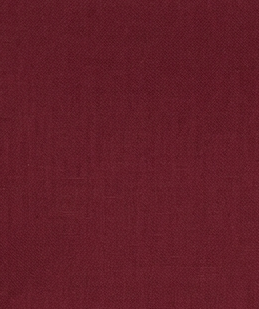
#> input picture Backend/supplier/body.png, 259 x 309 px
$ python tile_body.py
#> lines starting #> are read from the running program, lines starting #| are printed output that depends on the picture
import cv2
import numpy as np
import os

BODY = "../supplier/body.png"

OUT = "../textures/body_tiled.png"

os.makedirs("../textures", exist_ok=True)

img = cv2.imread(BODY)
#> img is the input picture: shape (309, 259, 3); mean B, G, R 39.9, 29.4, 98.1

if img is None:
    raise FileNotFoundError(BODY)

# Repeat counts
repeat_x = 5
repeat_y = 10

tiled = np.tile(img, (repeat_y, repeat_x, 1))
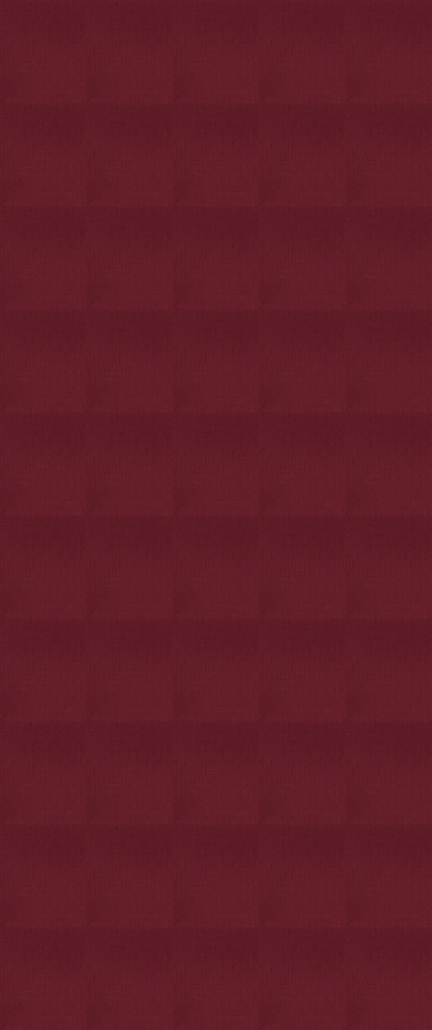
#> tiled: shape (3090, 1295, 3) (shown at 1/3 size); mean B, G, R 39.9, 29.4, 98.1

cv2.imwrite(OUT, tiled)

print("Saved:", OUT)
print("Shape:", tiled.shape)
#| Shape: (3090, 1295, 3)
